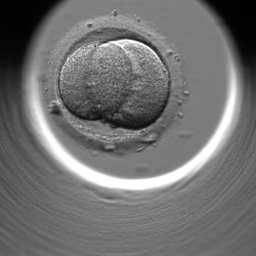
#> input picture muestra/2cell/00098.png, 256 x 256 px
$ python -i preprocesamiento.py   (imports and definitions only)
#> lines starting #> are read from the running program, lines starting #| are printed output that depends on the picture; after the words box and inside, x2 and y2 are one past the last pixel; in counts of white or black regions, pixels touching at a corner belong together
from pathlib import Path

import matplotlib.pyplot as plt
import numpy as np
from scipy import ndimage
from skimage import measure

from src import carga, visualizacion

# Parámetros fijos, elegidos con la muestra
MARGEN_POCILLO = 0.95      # la máscara usa el 95 % del radio: deja afuera el halo brillante del borde
TAM_ROI = 15               # lado de la ventana lisa donde se mide el ruido
TAM_WIENER = 5             # ventana del Wiener: 5x5
CORTE_FOURIER = 0.01       # ciclos/píxel: variaciones de 100 píxeles o más (escala del sombreado del pocillo)
GANANCIA_BAJAS = 0.5       # las frecuencias más bajas se atenúan a la mitad
PERCENTILES_CONTRASTE = (0.5, 99.5)  # rango del pocillo que se lleva a [0, 1]


# ---------------------------------------------------------------------------
# Paso 1: máscara del pocillo
# ---------------------------------------------------------------------------

def _mayor_componente(mascara):
    """Se queda con la componente conectada más grande de una máscara (etiquetado de componentes)."""
    etiquetas = measure.label(mascara)
    if etiquetas.max() == 0:
        return mascara
    areas = np.bincount(etiquetas.ravel())[1:]
    return etiquetas == np.argmax(areas) + 1


def _ajustar_circulo(filas, cols):
    """
    Círculo que mejor pasa por los puntos, por cuadrados mínimos.
    (x - xc)² + (y - yc)² = R² se reescribe como 2·xc·x + 2·yc·y + c = x² + y², que es lineal en (xc, yc, c),
    con c = R² - xc² - yc². Se resuelve con np.linalg.lstsq.
    """
    diseno = np.column_stack([2 * cols, 2 * filas, np.ones_like(cols)])
    (xc, yc, c), *_ = np.linalg.lstsq(diseno, cols ** 2 + filas ** 2, rcond=None)
    return yc, xc, np.sqrt(c + xc ** 2 + yc ** 2)


def mascara_pocillo(imagen, margen=MARGEN_POCILLO):
    """
    Máscara bool del interior del pocillo. Devuelve (mascara, (fila_centro, col_centro, radio)).

    No sirve un umbral global (Otsu): la zona rayada de afuera del pocillo tiene el mismo gris que el fondo de
    adentro. Se usa que el pocillo es redondo. De su borde se ve:
      - abajo, el anillo brillante: el 3 % de píxeles más claros, su componente conectada más grande;
      - arriba, el límite con la zona negra de afuera: el borde de la componente oscura más grande
        (la componente menos su erosión).
    Se ajusta un círculo a esos puntos y se repite 5 veces descartando los que quedan a más de 8 píxeles del
    círculo (por ejemplo, el borde recto de la zona negra contra el marco de la imagen).
    """
    brillante = _mayor_componente(imagen >= np.percentile(imagen, 97))
    oscuro = _mayor_componente(imagen < 0.05)
    borde_oscuro = oscuro & ~ndimage.binary_erosion(oscuro)
    borde_oscuro[[0, -1], :] = False
    borde_oscuro[:, [0, -1]] = False

    filas, cols = np.nonzero(brillante | borde_oscuro)
    filas, cols = filas.astype(float), cols.astype(float)
    elegidos = np.ones(len(filas), dtype=bool)
    for _ in range(5):
        fc, cc, radio = _ajustar_circulo(filas[elegidos], cols[elegidos])
        elegidos = np.abs(np.hypot(filas - fc, cols - cc) - radio) < 8

    y, x = np.indices(imagen.shape)
    mascara = np.hypot(y - fc, x - cc) < margen * radio
    return mascara, (fc, cc, radio)


# ---------------------------------------------------------------------------
# Paso 2: reducción de ruido
# ---------------------------------------------------------------------------

def estimar_varianza_ruido(imagen, mascara, tam=TAM_ROI):
    """
    Varianza del ruido de la imagen, medida en la ventana más lisa del pocillo.
    1. Se busca la ventana de tam x tam con menor gradiente medio (Sobel): sin bordes adentro, lo que varía es ruido.
    2. A esa ventana se le resta el plano que mejor la ajusta, para que la iluminación (que cambia lento)
       no se cuente como ruido.
    3. La varianza de lo que queda es la del ruido.
    """
    gradiente = np.hypot(ndimage.sobel(imagen, axis=0), ndimage.sobel(imagen, axis=1))
    gradiente_medio = ndimage.uniform_filter(gradiente, size=tam)
    # Solo ventanas enteras dentro del pocillo
    adentro = ndimage.binary_erosion(mascara, iterations=tam // 2 + 1)
    fila, col = np.unravel_index(np.argmin(np.where(adentro, gradiente_medio, np.inf)), imagen.shape)
    r0, c0 = fila - tam // 2, col - tam // 2

    recorte = imagen[r0:r0 + tam, c0:c0 + tam].ravel()
    filas, cols = np.mgrid[0:tam, 0:tam]
    diseno = np.column_stack([np.ones(tam * tam), filas.ravel(), cols.ravel()])
    coeficientes, *_ = np.linalg.lstsq(diseno, recorte, rcond=None)
    return float(np.var(recorte - diseno @ coeficientes))


# [51 lines left out: functions filtro_wiener, corregir_iluminacion, estirar_contraste, not called in this run]


# ---------------------------------------------------------------------------
# Pipeline
# ---------------------------------------------------------------------------

def preprocesar_con_pasos(imagen):
    """
    Aplica los 4 pasos en orden y devuelve cada paso intermedio, para poder mostrarlos.
    El Wiener va antes que la corrección de iluminación y el contraste porque esos dos realzan diferencias
    y también realzarían el ruido.
    Devuelve un dict con:
      - "mascara" y "circulo" (fila_centro, col_centro, radio): paso 1
      - "varianza_ruido": la medida en la imagen, que usa el Wiener
      - "wiener", "iluminacion" y "final": la imagen después de los pasos 2, 3 y 4
    """
    mascara, circulo = mascara_pocillo(imagen)
    varianza_ruido = estimar_varianza_ruido(imagen, mascara)
    sin_ruido = filtro_wiener(imagen, varianza_ruido)
    iluminacion_pareja = corregir_iluminacion(sin_ruido, mascara)
    final = estirar_contraste(iluminacion_pareja, mascara)
    return {"mascara": mascara, "circulo": circulo, "varianza_ruido": varianza_ruido,
            "wiener": sin_ruido, "iluminacion": iluminacion_pareja, "final": final}


# [73 lines left out: functions preprocesar, elegir_imagen, mostrar_preprocesamiento, etapa_preprocesamiento, not called in this run]


# [31 lines not run here, left out]

>>> import cv2
>>> picture = cv2.imread('../muestra/2cell/00098.png', cv2.IMREAD_GRAYSCALE)
#> picture is the input picture: shape (256, 256); min 1, max 255, mean 112.4
>>> result = preprocesar_con_pasos(picture)
#> in _mayor_componente, `etiquetas = measure.label(mascara)`:
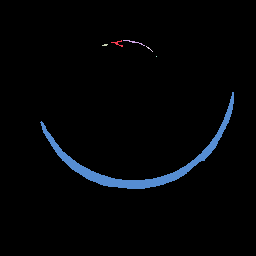
#> etiquetas: shape (256, 256) int32; 7 distinct labels, from 0 to 6; one colour per label, 0 black
#> in _mayor_componente, `etiquetas = measure.label(mascara)`:
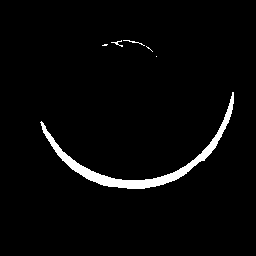
#> mascara: shape (256, 256) bool; 3% white; 6 white regions (3 under 20 px), largest, box (x1, y1, x2, y2) and area: (40, 92, 234, 189) 1908, (123, 40, 145, 46) 27, (111, 40, 123, 47) 25
#> in _mayor_componente, `areas = np.bincount(etiquetas.ravel())[1:]`: areas = [25, 27, 9, 8, 1, 1908]
#> in _mayor_componente, `return etiquetas == np.argmax(areas) + 1`: returned value: shape (256, 256) bool; 2.9% white; 1 white region, box (x1, y1, x2, y2) and area: (40, 92, 234, 189) 1908
#> in _mayor_componente (call 2), `etiquetas = measure.label(mascara)`: etiquetas: shape (256, 256) int32; every value is 0
#> in _mayor_componente (call 2), `etiquetas = measure.label(mascara)`: mascara: shape (256, 256) bool; every value is 0
#> in mascara_pocillo, `filas, cols = np.nonzero(brillante | borde_oscuro)`: filas = 1908 values from 92 to 188; cols = 1908 values, max 233 at index 1, min 40 at index 138, mean 139.8
#> in mascara_pocillo, `mascara = np.hypot(y - fc, x - cc) < margen * radio`:
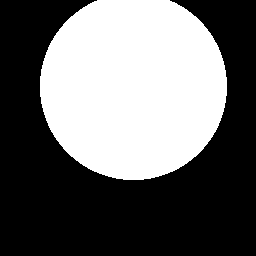
#> mascara: shape (256, 256) bool; 41.5% white; 1 white region, box (x1, y1, x2, y2) and area: (40, 0, 227, 180) 27171
#> in preprocesar_con_pasos, `mascara, circulo = mascara_pocillo(imagen)`: circulo = (86.03, 133, 98.48)
#> in estimar_varianza_ruido, `gradiente = np.hypot(ndimage.sobel(imagen, axis=0), ndimage.sobel(imag..`:
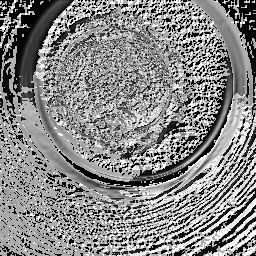
#> gradiente: shape (256, 256) float16; min 0, max 360.5, mean 191.8; drawn with min black and max white
#> (the run stopped early here; a loop or call above may not have finished)
